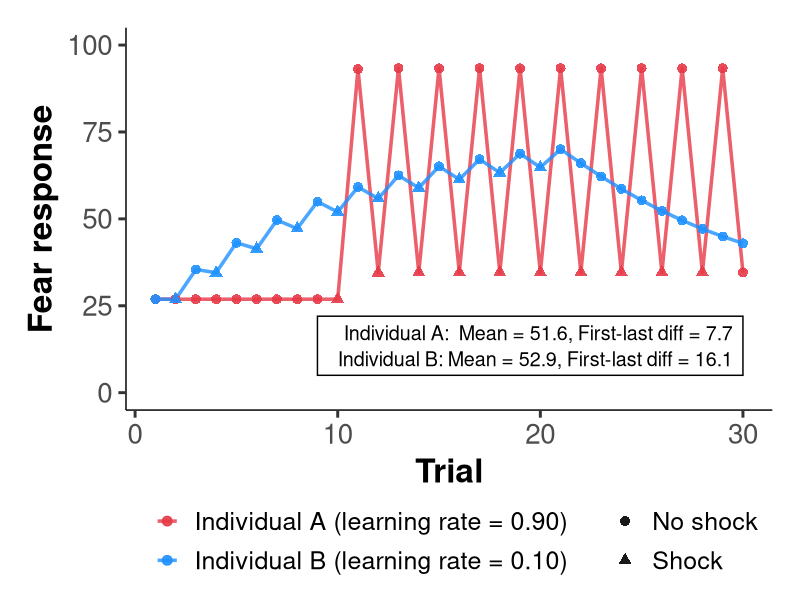
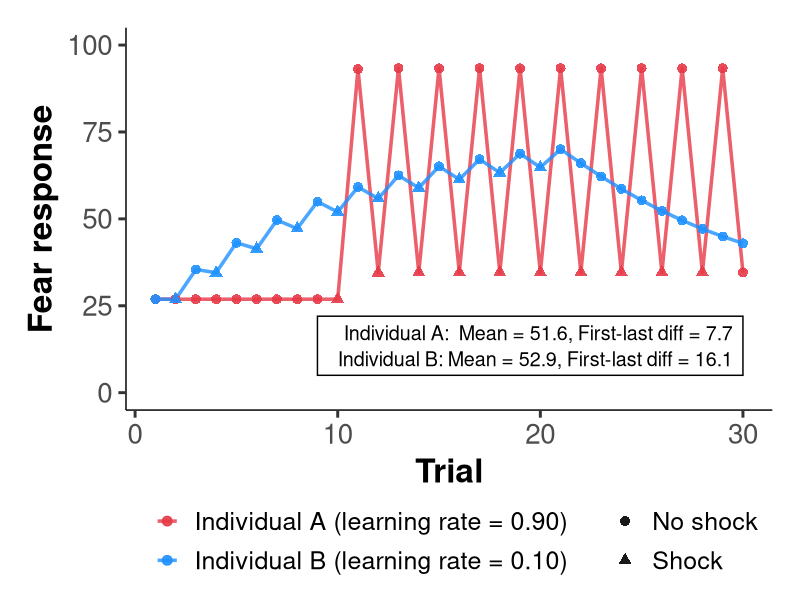
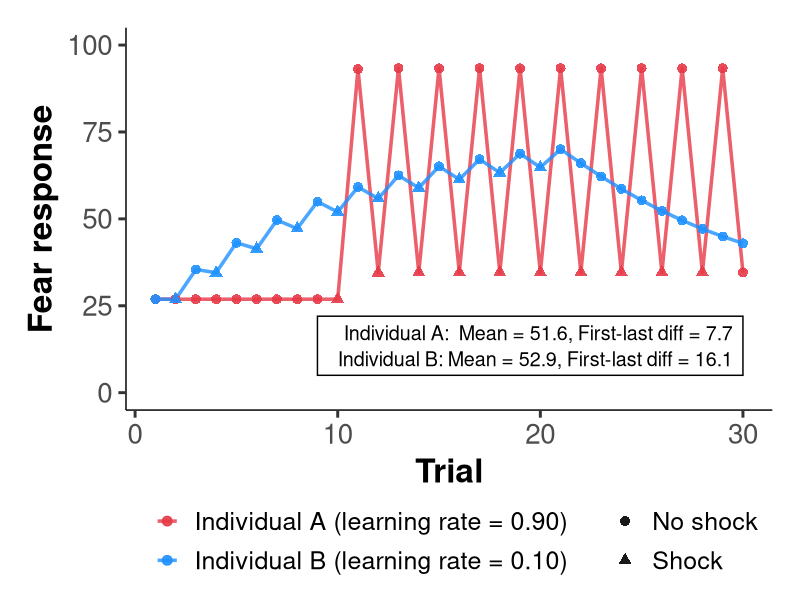
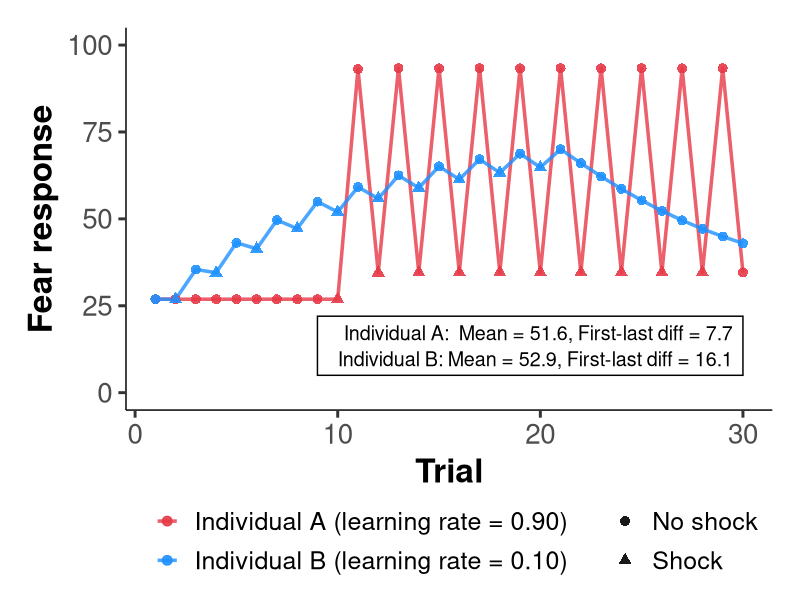

These charts were generated, in order, by the following R code:
# ================================================================================
# Model Variance
# ================================================================================
#
# Different learning mechanisms can produce nearly identical behavioral
# summary statistics. Two exemplar individuals demonstrate this.

library(tidyverse)

# ================================================================================
# 1. Simulation Functions
# ================================================================================

simulate_learning_trajectory <- function(alpha, n_trials = 30, shock_trials,
                                         w0 = -1, w1 = 4, A = 0, K = 100,
                                         sigma = 5) {
  v <- 0
  responses <- numeric(n_trials)
  values <- numeric(n_trials)

  for (t in 1:n_trials) {
    theta <- A + (K - A) / (1 + exp(-(w0 + w1 * v)))
    responses[t] <- rnorm(1, theta, sigma)
    values[t] <- v

    if (t %in% shock_trials) {
      v <- v + alpha * (1 - v)
    } else {
      v <- v + alpha * (0 - v)
    }
  }

  data.frame(
    trial = 1:n_trials,
    response = responses,
    value = values,
    shock = 1:n_trials %in% shock_trials
  )
}

calculate_behavioral_indices <- function(responses) {
  n_trials <- length(responses)

  # Mean response
  mean_resp <- mean(responses, na.rm = TRUE)

  # Linear slope
  slope_model <- lm(responses ~ seq_len(n_trials))
  slope <- coef(slope_model)[2]

  # First to last difference
  first_last_diff <- responses[n_trials] - responses[1]

  # Final trial response
  final_trial <- responses[n_trials]

  list(
    mean = mean_resp,
    slope = slope,
    first_last_diff = first_last_diff,
    final_trial = final_trial
  )
}

# ================================================================================
# 2. Generate Exemplar Individuals with Different Mechanisms
# ================================================================================

set.seed(2025)

# Two individuals with different learning rates and shock schedules
# chosen so that their behavioral summaries (mean, first-last diff) nearly match

alpha_A <- 0.90
shocks_A <- c(10, 12, 14, 16, 18, 20, 22, 24, 26, 28)

alpha_B <- 0.10
shocks_B <- c(2, 4, 6, 8, 10, 12, 14, 16, 18, 20)

set.seed(12345)
data_A <- simulate_learning_trajectory(alpha_A, shock_trials = shocks_A, sigma = 0)
data_B <- simulate_learning_trajectory(alpha_B, shock_trials = shocks_B, sigma = 0)

# Calculate behavioral indices
indices_A <- calculate_behavioral_indices(data_A$response)
indices_B <- calculate_behavioral_indices(data_B$response)

# Combine data for plotting
data_A$individual <- "A"
data_A$alpha <- alpha_A
data_A$label <- sprintf("Individual A (learning rate = %.2f)", alpha_A)

data_B$individual <- "B"
data_B$alpha <- alpha_B
data_B$label <- sprintf("Individual B (learning rate = %.2f)", alpha_B)

all_data <- rbind(data_A, data_B)

# ================================================================================
# 3. Create Visualization
# ================================================================================

all_data$trial_type <- ifelse(all_data$shock, "Shock", "No shock")

table_text <- paste(
  sprintf("Individual A:  Mean = %.1f, First-last diff = %.1f",
          indices_A$mean, indices_A$first_last_diff),
  sprintf("Individual B: Mean = %.1f, First-last diff = %.1f",
          indices_B$mean, indices_B$first_last_diff),
  sep = "\n"
)

figure <- ggplot(all_data, aes(x = trial, y = response, color = label, group = label)) +
  geom_line(linewidth = 1.2, alpha = 0.8) +
  geom_point(aes(shape = trial_type), size = 3, alpha = 0.9) +
  scale_shape_manual(
    values = c("Shock" = 17, "No shock" = 16),  # 17=triangle, 16=circle
    name = ""
  ) +

  annotate("rect", xmin = 9, xmax = 30, ymin = 5, ymax = 22,
           fill = "white", color = "black", linewidth = 0.5, alpha = 0.9) +
  annotate("text", x = 29.5, y = 13.5, label = table_text,
           hjust = 1, vjust = 0.5, size = 5, lineheight = 1.1,
           fontface = "plain", color = "black") +

  scale_color_manual(
    values = setNames(
      c("#E63946", "#1E90FF"),
      c(sprintf("Individual A (learning rate = %.2f)", alpha_A),
        sprintf("Individual B (learning rate = %.2f)", alpha_B))
    ),
    name = ""
  ) +

  labs(
    x = "Trial",
    y = "Fear response",
  ) +
  theme_classic(base_size = 22) +
  theme(
    plot.title = element_text(face = "bold", size = 26, hjust = 0.5, margin = margin(b = 15)),
    axis.title = element_text(size = 24, face = "bold"),
    axis.text = element_text(size = 20),
    axis.line = element_line(color = "black", linewidth = 0.5),
    legend.position = "bottom",
    legend.text = element_text(size = 18),
    legend.title = element_text(size = 20, face = "bold"),
    legend.box = "horizontal",
    legend.margin = margin(t = 5, b = 0),
    legend.box.spacing = unit(0.3, "cm"),
    plot.margin = margin(20, 20, 20, 20),
    panel.background = element_rect(fill = "white", color = NA),
    plot.background = element_rect(fill = "white", color = NA)
  ) +
  guides(
    color = guide_legend(order = 1, ncol = 1),
    shape = guide_legend(order = 2, ncol = 1)
  ) +
  coord_cartesian(xlim = c(1, 30), ylim = c(0, 100))

print(figure)

# ================================================================================
# 4. Save
# ================================================================================

figure_width <- 8
figure_height <- 6
figure_dpi <- 600

ggsave('model_variance_figure.png', figure,
       width = figure_width, height = figure_height, dpi = figure_dpi, bg = 'white')

ggsave('model_variance_figure.pdf', figure,
       width = figure_width, height = figure_height, bg = 'white', device = cairo_pdf)

ggsave('model_variance_figure.tiff', figure,
       width = figure_width, height = figure_height, dpi = figure_dpi,
       bg = 'white', compression = 'lzw')
